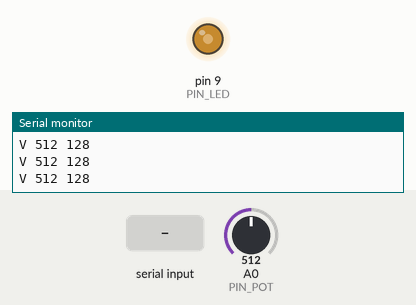
A sketch run on a simulated Arduino Uno, built with avr-gcc and run on an emulated ATmega328P. Parts: output pins drawn as LEDs (lit = HIGH), the last lines printed to the serial monitor. The test bench sets the inputs (shaded band); at power-on: A0 (PIN_POT) = 512.

Above: at 1.2 s.
1.3 s: "P,45\n" received over Serial
At 2.5 s:
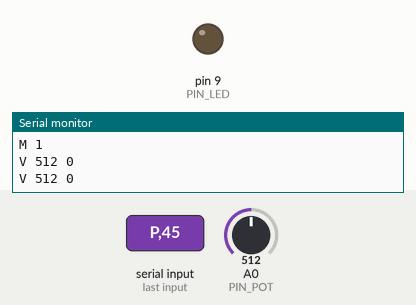
2.8 s: "M90\n" received over Serial
At 3.8 s:
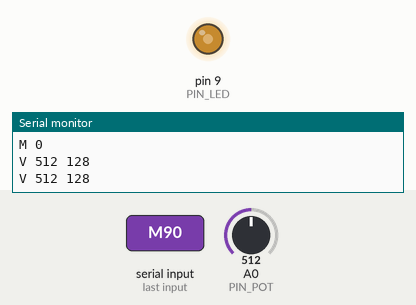
4.3 s: A0 (PIN_POT) set to 716
At 5.5 s:
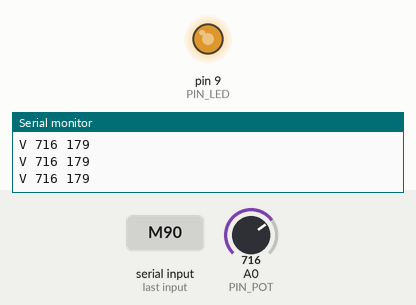
5.8 s: A0 (PIN_POT) set to 900
At 6.1 s:
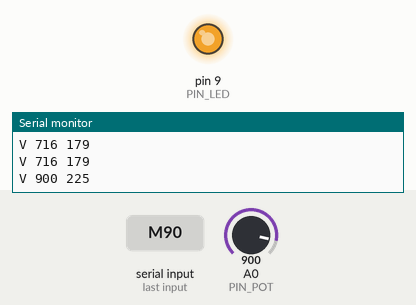
7.3 s: A0 (PIN_POT) set to 122
At 8.0 s:
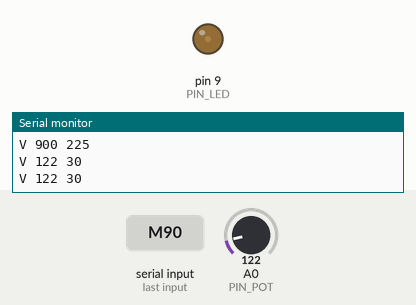
8.8 s: A0 (PIN_POT) set to 0
At 9.6 s:
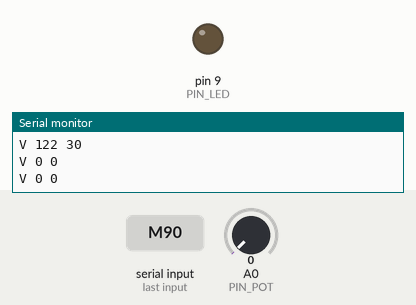
Timing chart, 0 to 11.3 s (numbered marks = the images above; inputs shaded):
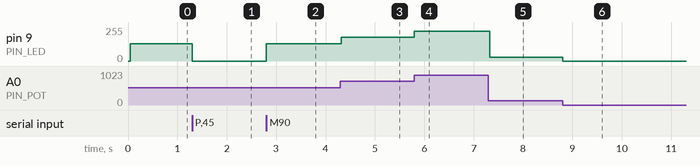

Measured:
- after the input at 1.3 s, pin 9 (PIN_LED): 128/255 → 0/255 at once
- after the input at 2.8 s, pin 9 (PIN_LED): 0/255 → 128/255 at once
- after the input at 4.3 s, pin 9 (PIN_LED): 128/255 → 179/255 at once
- after the input at 5.8 s, pin 9 (PIN_LED): 179/255 → 225/255 at once
- after the input at 7.3 s, pin 9 (PIN_LED): 225/255 → 30/255 at once
- after the input at 8.8 s, pin 9 (PIN_LED): 30/255 → 0/255 at once

The sketch:

potenziometro.ino
```cpp
// UNO Lab — progetto "potenziometro": manopola su A0 e LED sul pin 9.
// Collegamenti:
//   potenziometro: piedino esterno -> 5V, piedino centrale -> A0, altro esterno -> GND
//   LED: piedino lungo -> pin 9, piedino corto -> resistenza 220 ohm -> GND
// Comandi: ID?  |  M0 la manopola regola il LED  |  M1 il LED lo regola l'app  |  P<0-255>  |  S1/S0 invio valori
// Invio: "V <0-1023> <luminosità 0-255>"
#include <Arduino.h>

const char* ID = "potenziometro";
const int PIN_POT = A0, PIN_LED = 9;

int modo = 0, luce = 0, ultimoV = -100;
bool invio = true;
unsigned long t0 = 0, tInvio = 0;
char buf[24];
byte len = 0;

void comando(char* c) {
  if (strcmp(c, "ID?") == 0) { Serial.print("ID "); Serial.println(ID); return; }
  if (c[0] == 'M') { modo = (c[1] == '1'); Serial.print("M "); Serial.println(modo); return; }
  if (c[0] == 'P') { modo = 1; luce = constrain(atoi(c + 1), 0, 255); analogWrite(PIN_LED, luce); Serial.println("M 1"); return; }
  if (c[0] == 'S') { invio = (c[1] == '1'); Serial.println("OK"); return; }
  if (c[0]) Serial.println("ERR cmd");
}

void setup() {
  pinMode(PIN_LED, OUTPUT);
  Serial.begin(115200);
  Serial.print("READY "); Serial.println(ID);
}

void loop() {
  while (Serial.available()) {
    char ch = Serial.read();
    if (ch == '\n' || ch == '\r') { buf[len] = 0; comando(buf); len = 0; }
    else if (len < sizeof(buf) - 1) buf[len++] = ch;
  }
  if (millis() - t0 < 40) return;
  t0 = millis();
  int v = analogRead(PIN_POT);
  if (modo == 0) { luce = v / 4; analogWrite(PIN_LED, luce); }
  // invia quando il valore cambia, e comunque ogni mezzo secondo
  if (invio && (abs(v - ultimoV) > 2 || millis() - tInvio > 500)) {
    ultimoV = v; tInvio = millis();
    Serial.print("V "); Serial.print(v); Serial.print(' '); Serial.println(luce);
  }
}
```
